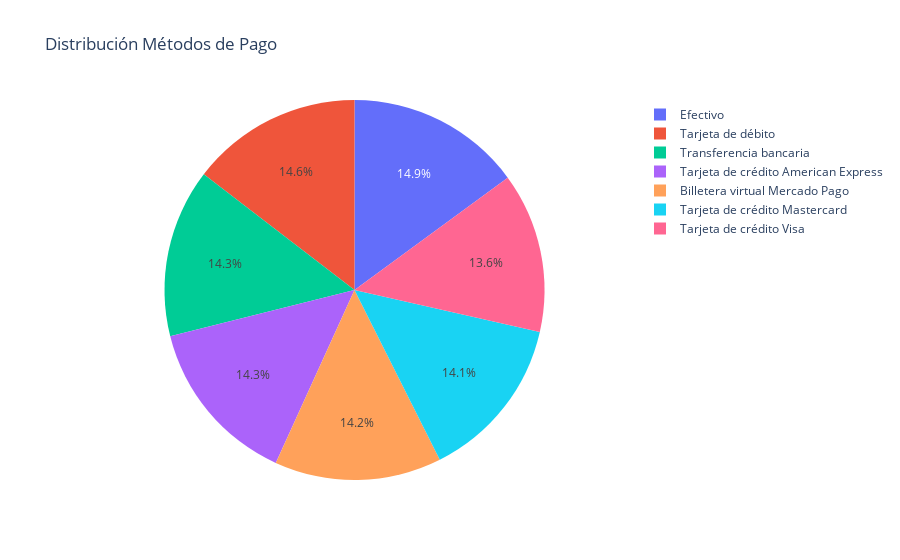

Here is the notebook cell this chart was saved with:
### Markdown cell above
## Grafico metodos de pago

### Code cell
fig = px.pie(metodos, values='cantidad', names='nombre', title='Distribución Métodos de Pago')
fig.show()

### Figure 1 — Plotly figure (JSON) as saved in the notebook; plotly's stock layout.template omitted (floating-point values rounded to 4 significant figures)
{"data": [{"domain": {"x": [0, 1], "y": [0, 1]}, "hovertemplate": "nombre=%{label}<br>cantidad=%{value}<extra></extra>", "labels": ["Efectivo", "Tarjeta de débito", "Transferencia bancaria", "Tarjeta de crédito American Express", "Billetera virtual Mercado Pago", "Tarjeta de crédito Mastercard", "Tarjeta de crédito Visa"], "legendgroup": "", "name": "", "showlegend": true, "type": "pie", "values": [5972, 5832, 5736, 5712, 5684, 5620, 5444]}], "layout": {"legend": {"tracegroupgap": 0}, "title": {"text": "Distribución Métodos de Pago"}}}
